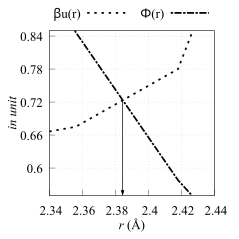

Source code (gnuplot):
# arrow x coordinate
axc = 2.38442
# arrow tail x coordinate
atyc = 0.723368
# arrow head x coordinate
ahyc = 0.551

set arrow 1 from axc, atyc to axc, ahyc head filled size screen 0.02,15 lw 2 lc rgb "black" front

lwca = 'LWCA.RES'

set terminal eps enhanced background rgb 'white' \
    size 2.39, 2.39                                    \
    font "Times New Roman,14pt"

set encoding iso_8859_1

set output 'sigma.eps'

#: range
xr_uf = 2.34
xr_ut = 2.44

yr_uf = 0.55
yr_ut = 0.85

set xr [xr_uf to xr_ut]
set yr [yr_uf to yr_ut]

#: tics
set xtics 0.0, 0.02 nomirror
set ytics 0.0, 0.06 nomirror

#: line styles

l_w = 5
set style line 11 dt (5,  10)                       lw l_w lc "black"
set style line 12 dt (5,  3, 15, 3) 		    lw l_w lc "black"

set xlabel "{/Times-Italic r} (\305)" offset 0, 0.5 font "Times New Roman,14"
set ylabel "{/Times-Italic in unit}" offset 2, 0 font "Times New Roman,14"

set grid
set size square

set key tmargin center offset 0, 0.05 horizontal maxrows 1 columns 2 \
           samplen 5 font "Times New Roman,14"

set margin 7.5, 3.7, 0.9, 0

pl lwca u 1:2 w l ls 11 title "{/Symbol b}u(r)", \
   ""   u 1:3 w l ls 12 title "{/Symbol F}(r)"
